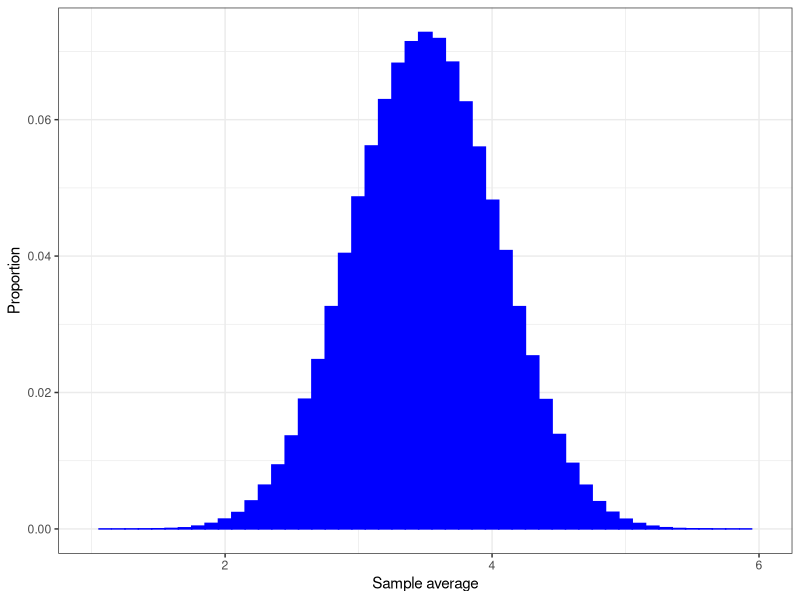

The R source for this figure:
library(tidyverse)
num_trials <- 1000000 # set the number of trials
set.seed(0) # set the random seed
sample_size <- 10 # set the sample siz

# simulate the sample average of a dice roll
dice_sample_average_simulation <- data.frame(trial = 1:num_trials) %>%
  mutate(dice_sample = map(.x = trial, ~sample(6, sample_size, replace = TRUE))) %>%
  mutate(sampl_avg = map_dbl(.x = dice_sample, ~mean(.x)))

# plot a histogram to display the results
dice_sample_average_simulation %>%
  ggplot(aes(x = sampl_avg)) + 
  geom_histogram(aes(y = ..count../sum(..count..)),
                 binwidth = 1/sample_size, fill = "blue", color = "blue") + 
  theme_bw() + 
  xlim(c(1, 6)) + 
  xlab("Sample average") + ylab("Proportion")

